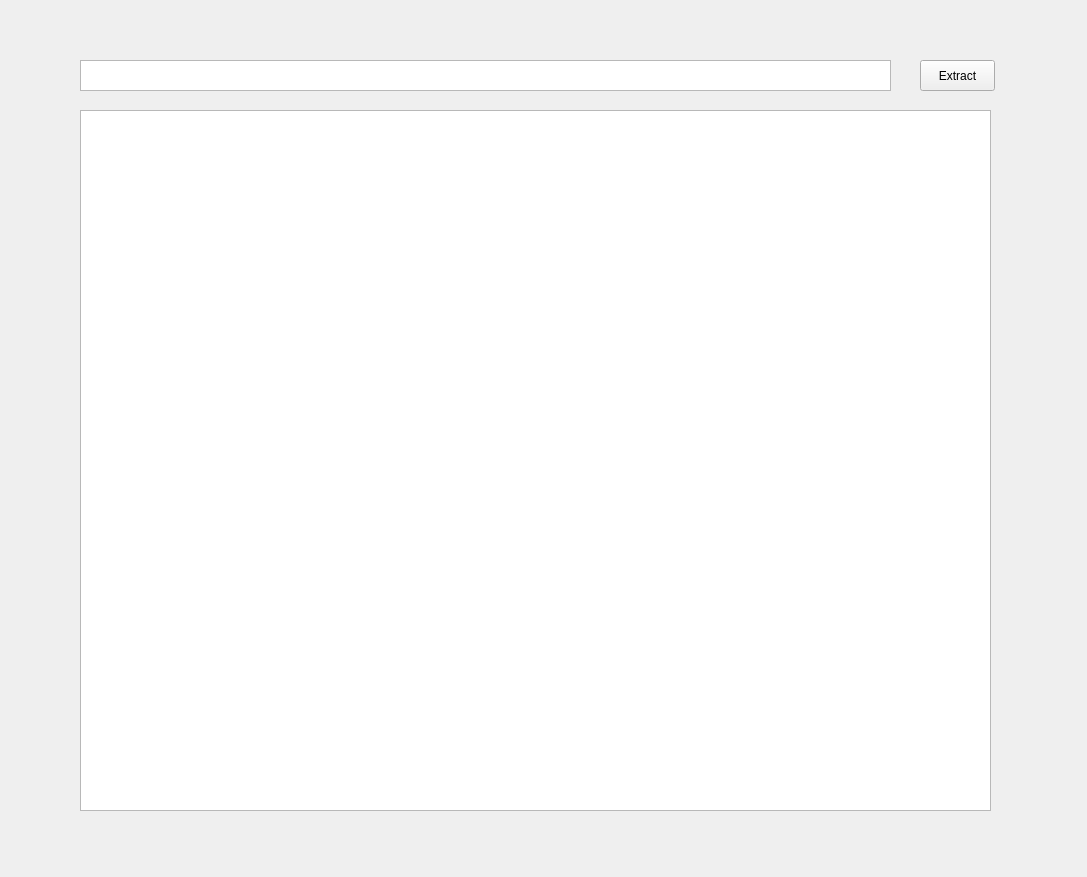
<?xml version="1.0" encoding="UTF-8"?>
<ui version="4.0">
 <class>MainWindow</class>
 <widget class="QMainWindow" name="MainWindow">
  <property name="geometry">
   <rect>
    <x>0</x>
    <y>0</y>
    <width>1087</width>
    <height>877</height>
   </rect>
  </property>
  <property name="windowTitle">
   <string>MainWindow</string>
  </property>
  <widget class="QWidget" name="centralwidget">
   <widget class="QTableWidget" name="table">
    <property name="geometry">
     <rect>
      <x>80</x>
      <y>110</y>
      <width>911</width>
      <height>701</height>
     </rect>
    </property>
   </widget>
   <widget class="QTextEdit" name="textFile">
    <property name="geometry">
     <rect>
      <x>80</x>
      <y>60</y>
      <width>811</width>
      <height>31</height>
     </rect>
    </property>
   </widget>
   <widget class="QPushButton" name="extractButton">
    <property name="geometry">
     <rect>
      <x>920</x>
      <y>60</y>
      <width>75</width>
      <height>31</height>
     </rect>
    </property>
    <property name="text">
     <string>Extract</string>
    </property>
   </widget>
  </widget>
 </widget>
 <resources/>
 <connections/>
</ui>
